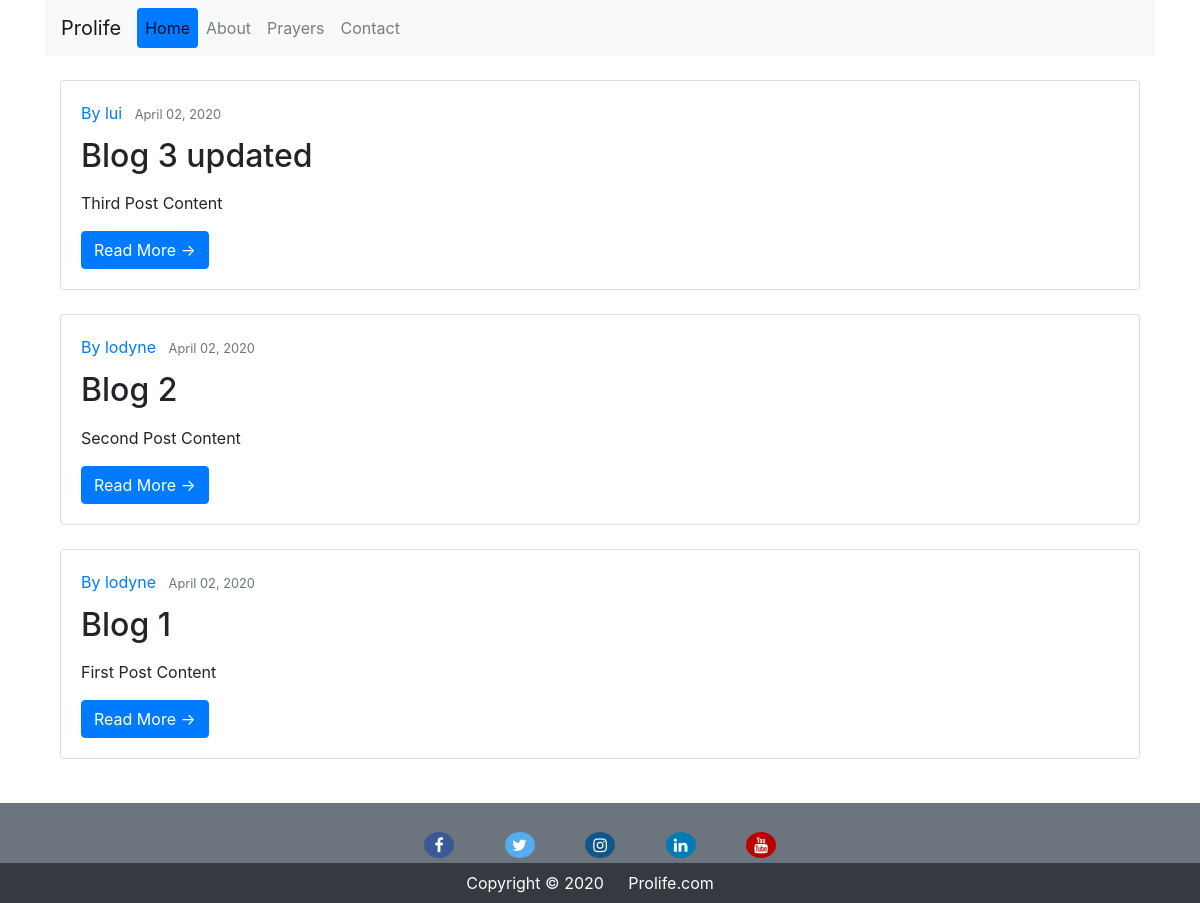
/, run on an earlier commit of the app's database.
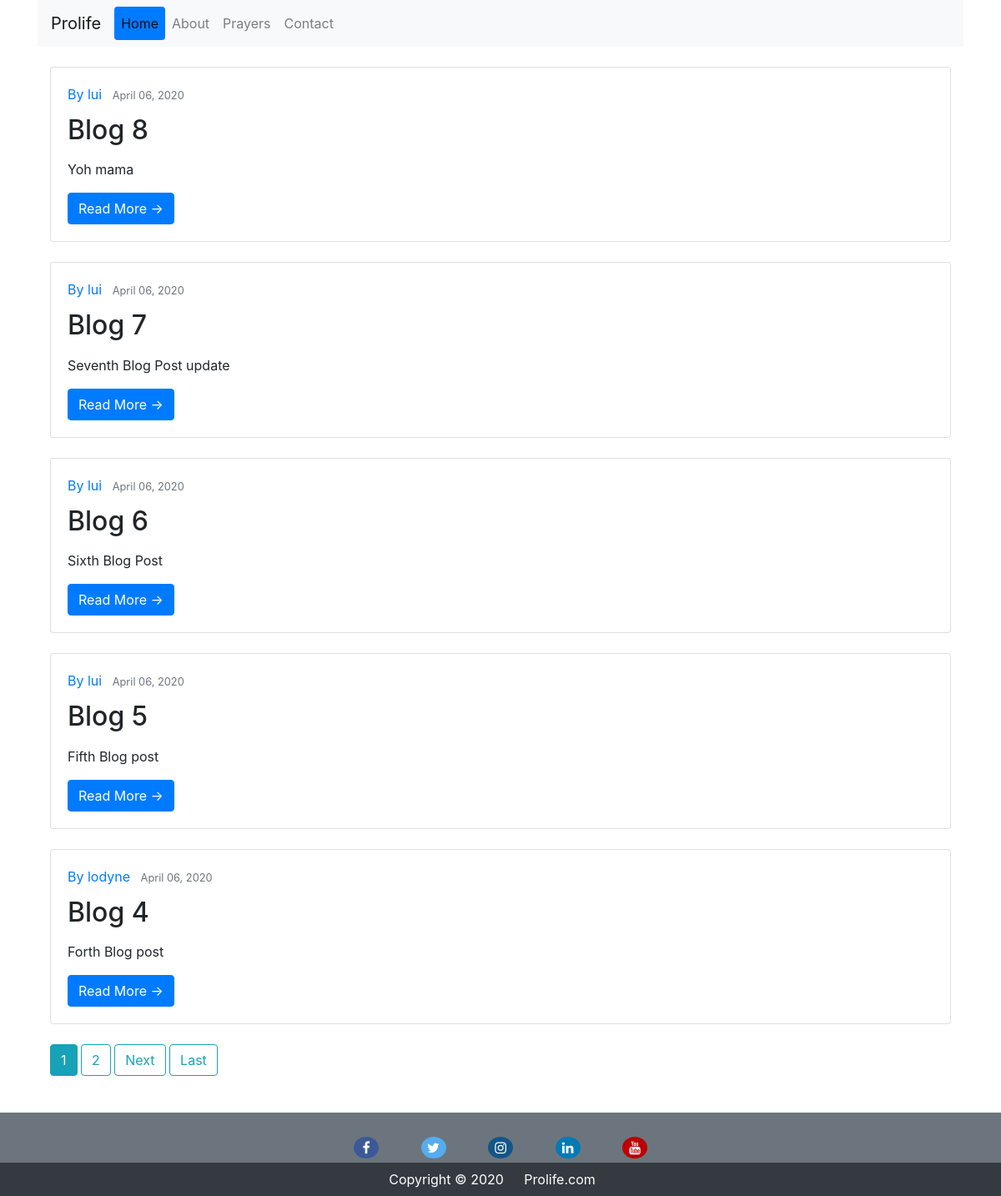
And on a later commit of the database.
### blog/models.py (models this page shows, shortened)
class Post(models.Model):
    title = models.CharField(max_length=100)
    content= models.TextField()
    date_posted=models.DateTimeField(default=timezone.now)
    author=models.ForeignKey(User, on_delete=models.CASCADE)

### blog/views.py (the view)
# urls.py: path('',PostListView.as_view(),name='blog-home'),
class PostListView(ListView):
    model= Post
    template_name='blog/home.html'
    context_object_name='posts'
    ordering = ['-date_posted']
    paginate_by = 5

### blog/templates/blog/home.html (shortened to what this page needs)
{% extends 'blog/base.html' %}
{% block content %}
    <br class="my-2">
    {% for post in posts %}
        <div class="card">
            <div class="card-body">
                <div class="article-metadata">
                    <a class="mr-2" href="{% url 'user_posts' post.author.username %}">By {{ post.author }} </a>
                    <small class="text-muted">{{post.date_posted | date:"F d, Y"}}</small>
                </div>
                <h4 class="card-title">
                    <h2>{{ post.title }}</h2>
                </h4>
                <p class="card-text">{{ post.content|safe|truncatewords:"50"|linebreaks }}</p>
                <a href="{% url 'post-detail' post.id %}" class="btn btn-primary">Read More &rarr;</a>
            </div>
        </div>
        <br class="my-2">
    {% endfor %}
    {% include 'blog/paginator.html' %}
{% endblock content %}

What changed in the data, as far as the page shows it:
no longer on this page (row unchanged): Post: author "lui", date_posted "April 02, 2020", title "Blog 3 updated", content "Third Post Content"
no longer on this page (row unchanged): Post: author "lodyne", date_posted "April 02, 2020", title "Blog 2", content "Second Post Content"
no longer on this page (row unchanged): Post: author "lodyne", date_posted "April 02, 2020", title "Blog 1", content "First Post Content"
added Post: author "lui", date_posted "April 06, 2020", title "Blog 8", content "Yoh mama"
added Post: author "lui", date_posted "April 06, 2020", title "Blog 7", content "Seventh Blog Post update"
added Post: author "lui", date_posted "April 06, 2020", title "Blog 6", content "Sixth Blog Post"
added Post: author "lui", date_posted "April 06, 2020", title "Blog 5", content "Fifth Blog post"
added Post: author "lodyne", date_posted "April 06, 2020", title "Blog 4", content "Forth Blog post"
Also different on the page:
new list line: "1"
new list line: "2"
text now shown: "Next Last"
